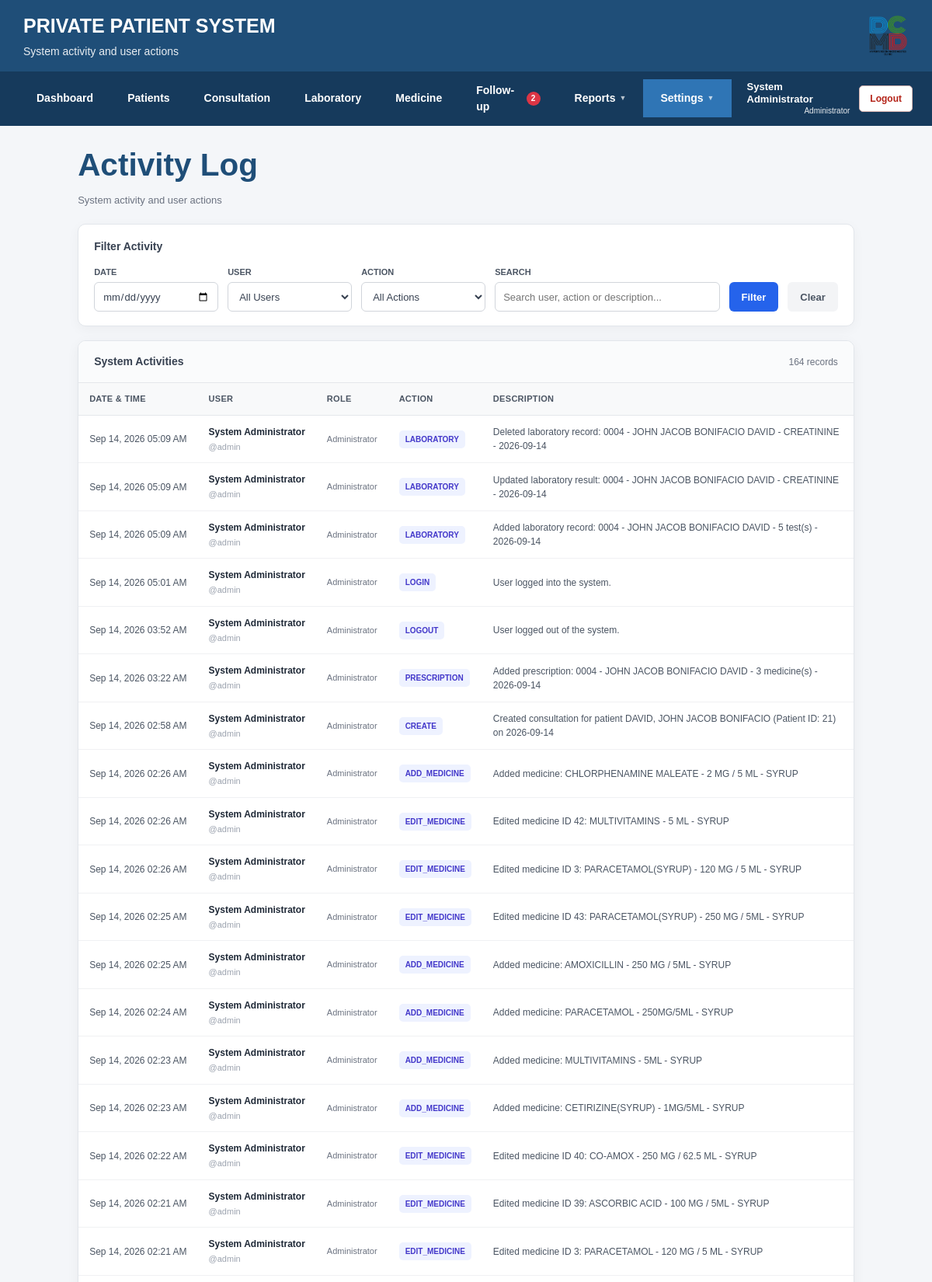
Screenshot of /private_patient_system/activity_logs/index.php (signed in, upper part) with the database file from the repository.
### tables this page shows
CREATE TABLE IF NOT EXISTS `activity_logs` (
  `id` int(11) NOT NULL AUTO_INCREMENT,
  `user_id` int(11) DEFAULT NULL,
  `username` varchar(50) DEFAULT NULL,
  `full_name` varchar(100) DEFAULT NULL,
  `role` varchar(30) DEFAULT NULL,
  `action` varchar(50) NOT NULL,
  `description` text,
  `created_at` timestamp NOT NULL DEFAULT CURRENT_TIMESTAMP,
  PRIMARY KEY (`id`)
);

### private_patient_system/activity_logs/index.php (the view, shortened to what this page needs)
<?php
require_once "../config/database.php";
$filterDate = isset($_GET['date'])
    ? trim($_GET['date'])
    : '';
$filterSearch = isset($_GET['search'])
    ? trim($_GET['search'])
    : '';
$recordsPerPage = 50;
$page = isset($_GET['page'])
    ? intval($_GET['page'])
    : 1;
$offset = ($page - 1) * $recordsPerPage;
$params = array();
$types = "";
$whereSql = "";
$countSql = "
    SELECT COUNT(*) AS total
    FROM activity_logs
    $whereSql
";
$countStmt = $conn->prepare($countSql);
$totalRecords = 0;
if ($countStmt) {
    $countStmt->execute();
    $countResult = $countStmt->get_result();
    if ($countResult) {
        $countRow = $countResult->fetch_assoc();
        $totalRecords = intval($countRow['total']);
    }
}
$sql = "
    SELECT
        id,
        user_id,
        username,
        full_name,
        role,
        action,
        description,
        created_at
    FROM activity_logs
    $whereSql
    ORDER BY created_at DESC
    LIMIT ?, ?
";
$stmt = $conn->prepare($sql);
$result = false;
if ($stmt) {
    $dataParams = $params;
    $dataTypes = $types . "ii";
    $dataParams[] = $offset;
    $dataParams[] = $recordsPerPage;
    $bindParams = array();
    $bindParams[] = $dataTypes;
    foreach ($dataParams as $key => $value) {
        $bindParams[] = &$dataParams[$key];
    }
    call_user_func_array(
        array($stmt, 'bind_param'),
        $bindParams
    );
    $stmt->execute();
    $result = $stmt->get_result();
}
require_once "../includes/header.php";
require_once "../includes/navigation.php";
?>
<div class="activity-wrapper">
    <div class="activity-page-top">
        <div class="page-title">
            <h2>
                Activity Log
            </h2>
        </div>
        <div class="activity-page-subtitle">
            System activity and user actions
        </div>
    </div>
    <div class="activity-filter-card">
        <div class="activity-filter-title">
            Filter Activity
        </div>
        <form method="GET" action="">
            <div class="activity-filter-row">
                <div class="activity-filter-group">
                    <label class="activity-filter-label">
                        Date
                    </label>
                    <input
                        type="date"
                        name="date"
                        class="activity-filter-input"
                        value="<?php echo htmlspecialchars($filterDate); ?>"
                    >
                </div>
                <div class="activity-filter-group">
                    <label class="activity-filter-label">
                        User
                    </label>
                    <select
                        name="user_id"
                        class="activity-filter-select"
                    >
                        <option value="0">
                            All Users
                        </option>
                    </select>
                </div>
                <div class="activity-filter-group">
                    <label class="activity-filter-label">
                        Action
                    </label>
                    <select
                        name="action"
                        class="activity-filter-select"
                    >
                        <option value="">
                            All Actions
                        </option>
                    </select>
                </div>
                <div class="activity-filter-group search-group">
                    <label class="activity-filter-label">
                        Search
                    </label>
                    <input
                        type="text"
                        name="search"
                        class="activity-filter-input"
                        placeholder="Search user, action or description..."
                        value="<?php echo htmlspecialchars($filterSearch); ?>"
                    >
                </div>
                <div>
                    <button
                        type="submit"
                        class="activity-filter-btn primary"
                    >
                        Filter
                    </button>
                </div>
                <div>
                    <a
                        href="index.php"
                        class="activity-filter-btn clear"
                    >
                        Clear
                    </a>
                </div>
            </div>
        </form>
    </div>
    <div class="activity-card">
        <div class="activity-card-header">
            <div class="activity-card-title">
                System Activities
            </div>
            <div class="activity-card-count">
                <?php
                echo number_format($totalRecords);
                ?>
                record<?php echo ($totalRecords == 1) ? '' : 's'; ?>
            </div>
        </div>
        <div class="table-responsive">
            <table class="table activity-table">
                <thead>
                    <tr>
                        <th>
                            Date & Time
                        </th>
                        <th>
                            User
                        </th>
                        <th>
                            Role
                        </th>
                        <th>
                            Action
                        </th>
                        <th>
                            Description
                        </th>
                    </tr>
                </thead>
                <tbody>
                <?php if ($result && $result->num_rows > 0): ?>
                    <?php while ($row = $result->fetch_assoc()): ?>
                        <tr>
                            <td>
                                <div class="activity-date">
                                    <?php
                                    echo date(
                                        "M d, Y h:i A",
                                        strtotime($row['created_at'])
                                    );
                                    ?>
                                </div>
                            </td>
                            <td>
                                <div class="activity-user-name">
                                    <?php
                                    echo htmlspecialchars(
                                        $row['full_name']
                                    );
                                    ?>
                                </div>
                                <div class="activity-user-username">
                                    @<?php
                                    echo htmlspecialchars(
                                        $row['username']
                                    );
                                    ?>
                                </div>
                            </td>
                            <td>
                                <div class="activity-role">
                                    <?php
                                    echo htmlspecialchars(
                                        $row['role']
                                    );
                                    ?>
                                </div>
                            </td>
                            <td>
                                <span class="activity-action">
                                    <?php
                                    echo htmlspecialchars(
                                        $row['action']
                                    );
                                    ?>
                                </span>
                            </td>
                            <td>
                                <div class="activity-description">
                                    <?php
                                    echo htmlspecialchars(
                                        $row['description']
                                    );
                                    ?>
                                </div>
                            </td>
                        </tr>
                    <?php endwhile; ?>
                <?php endif; ?>
                </tbody>
            </table>
        </div>
    </div>
</div>
<?php
require_once "../includes/footer.php";
?>

### private_patient_system/css/style.css (style rules this page uses)
* { box-sizing: border-box; margin: 0; padding: 0; }
html, body { min-height: 100%; }
body { font-family: Arial, Helvetica, sans-serif; background: #f4f6f9; color: #333; line-height: 1.5; min-height: 100vh; display: flex; flex-direction: column; }
.page-title { font-size: 27px; color: #1f4e78; margin-bottom: 25px; font-weight: 700; }
table { width: 100%; border-collapse: collapse; background: white; }
table th { background: #1f4e78; color: white; padding: 12px; text-align: left; font-size: 13px; font-weight: 600; }
table td { padding: 11px 12px; border-bottom: 1px solid #e5e5e5; font-size: 13px; }
input, select, textarea { width: 100%; padding: 10px 12px; border: 1px solid #ced4da; border-radius: 5px; font-family: Arial, Helvetica, sans-serif; font-size: 14px; background: white; }

### private_patient_system/activity_logs/index.php (style rules this page uses)
.activity-wrapper { max-width: 1250px; margin: 0 auto; padding: 20px 20px 40px; }
.activity-page-top { margin-bottom: 20px; }
.activity-page-top .page-title { margin: 0; }
.activity-page-top .page-title h2 { margin: 0; }
.activity-page-subtitle { margin-top: 6px; margin-bottom: 20px; color: #6b7280; font-size: 13px; }
.activity-filter-card { background: #ffffff; border: 1px solid #e2e6eb; border-radius: 10px; padding: 18px 20px; margin-bottom: 18px; box-shadow: 0 4px 16px rgba(0, 0, 0, 0.04); }
.activity-filter-title { font-size: 14px; font-weight: 700; color: #374151; margin-bottom: 14px; }
.activity-filter-row { display: flex; flex-wrap: wrap; gap: 12px; align-items: flex-end; }
.activity-filter-group { flex: 1; min-width: 160px; }
.activity-filter-group.search-group { flex: 2; }
.activity-filter-label { display: block; font-size: 11px; font-weight: 700; color: #4b5563; margin-bottom: 5px; text-transform: uppercase; }
.activity-filter-input, .activity-filter-select { width: 100%; height: 38px; border: 1px solid #d1d5db; border-radius: 6px; padding: 0 10px; font-size: 13px; color: #374151; background: #ffffff; box-sizing: border-box; }
.activity-filter-btn { height: 38px; padding: 0 16px; border-radius: 6px; border: none; font-size: 13px; font-weight: 600; cursor: pointer; }
.activity-filter-btn.primary { background: #2563eb; color: #ffffff; }
.activity-filter-btn.clear { display: inline-flex; align-items: center; justify-content: center; background: #f3f4f6; color: #4b5563; text-decoration: none; }
.activity-card { background: #ffffff; border: 1px solid #e2e6eb; border-radius: 10px; box-shadow: 0 4px 16px rgba(0, 0, 0, 0.05); overflow: hidden; }
.activity-card-header { padding: 16px 20px; background: #fafbfc; border-bottom: 1px solid #e5e7eb; display: flex; justify-content: space-between; align-items: center; }
.activity-card-title { font-size: 14px; font-weight: 700; color: #374151; }
.activity-card-count { font-size: 12px; color: #6b7280; }
.activity-table { margin-bottom: 0; }
.activity-table thead th { background: #f8f9fa; color: #4b5563; font-size: 11px; font-weight: 700; text-transform: uppercase; letter-spacing: 0.3px; padding: 12px 14px; border-bottom: 1px solid #e5e7eb; white-space: nowrap; }
.activity-table tbody td { padding: 12px 14px; font-size: 12px; color: #374151; vertical-align: middle; border-bottom: 1px solid #f0f1f3; }
.activity-date { white-space: nowrap; font-size: 12px; color: #4b5563; }
.activity-user-name { font-weight: 600; color: #1f2937; }
.activity-user-username { font-size: 11px; color: #9ca3af; margin-top: 2px; }
.activity-role { font-size: 11px; color: #6b7280; }
.activity-action { display: inline-block; padding: 4px 8px; border-radius: 5px; background: #eef2ff; color: #4338ca; font-size: 10px; font-weight: 700; white-space: nowrap; }
.activity-description { max-width: 450px; line-height: 1.5; color: #4b5563; }

### rows the page displays
activity_logs: created_at "Sep 14, 2026 05:09 AM", full_name "System Administrator", username "admin", role "Administrator", action "LABORATORY", description "Deleted laboratory record: 0004 - JOHN JACOB BONIFACIO DAVID - CREATININE - 2026-09-14"
activity_logs: created_at "Sep 14, 2026 05:09 AM", full_name "System Administrator", username "admin", role "Administrator", action "LABORATORY", description "Updated laboratory result: 0004 - JOHN JACOB BONIFACIO DAVID - CREATININE - 2026-09-14"
activity_logs: created_at "Sep 14, 2026 05:09 AM", full_name "System Administrator", username "admin", role "Administrator", action "LABORATORY", description "Added laboratory record: 0004 - JOHN JACOB BONIFACIO DAVID - 5 test(s) - 2026-09-14"
activity_logs: created_at "Sep 14, 2026 05:01 AM", full_name "System Administrator", username "admin", role "Administrator", action "LOGIN", description "User logged into the system."
activity_logs: created_at "Sep 14, 2026 03:52 AM", full_name "System Administrator", username "admin", role "Administrator", action "LOGOUT", description "User logged out of the system."
activity_logs: created_at "Sep 14, 2026 03:22 AM", full_name "System Administrator", username "admin", role "Administrator", action "PRESCRIPTION", description "Added prescription: 0004 - JOHN JACOB BONIFACIO DAVID - 3 medicine(s) - 2026-09-14"
activity_logs: created_at "Sep 14, 2026 02:58 AM", full_name "System Administrator", username "admin", role "Administrator", action "CREATE", description "Created consultation for patient DAVID, JOHN JACOB BONIFACIO (Patient ID: 21) on 2026-09-14"
activity_logs: created_at "Sep 14, 2026 02:26 AM", full_name "System Administrator", username "admin", role "Administrator", action "ADD_MEDICINE", description "Added medicine: CHLORPHENAMINE MALEATE - 2 MG / 5 ML - SYRUP"
activity_logs: created_at "Sep 14, 2026 02:26 AM", full_name "System Administrator", username "admin", role "Administrator", action "EDIT_MEDICINE", description "Edited medicine ID 42: MULTIVITAMINS - 5 ML - SYRUP"
activity_logs: created_at "Sep 14, 2026 02:26 AM", full_name "System Administrator", username "admin", role "Administrator", action "EDIT_MEDICINE", description "Edited medicine ID 3: PARACETAMOL(SYRUP) - 120 MG / 5 ML - SYRUP"
activity_logs: created_at "Sep 14, 2026 02:25 AM", full_name "System Administrator", username "admin", role "Administrator", action "EDIT_MEDICINE", description "Edited medicine ID 43: PARACETAMOL(SYRUP) - 250 MG / 5ML - SYRUP"
activity_logs: created_at "Sep 14, 2026 02:25 AM", full_name "System Administrator", username "admin", role "Administrator", action "ADD_MEDICINE", description "Added medicine: AMOXICILLIN - 250 MG / 5ML - SYRUP"
activity_logs: created_at "Sep 14, 2026 02:24 AM", full_name "System Administrator", username "admin", role "Administrator", action "ADD_MEDICINE", description "Added medicine: PARACETAMOL - 250MG/5ML - SYRUP"
activity_logs: created_at "Sep 14, 2026 02:23 AM", full_name "System Administrator", username "admin", role "Administrator", action "ADD_MEDICINE", description "Added medicine: MULTIVITAMINS - 5ML - SYRUP"
activity_logs: created_at "Sep 14, 2026 02:23 AM", full_name "System Administrator", username "admin", role "Administrator", action "ADD_MEDICINE", description "Added medicine: CETIRIZINE(SYRUP) - 1MG/5ML - SYRUP"
activity_logs: created_at "Sep 14, 2026 02:22 AM", full_name "System Administrator", username "admin", role "Administrator", action "EDIT_MEDICINE", description "Edited medicine ID 40: CO-AMOX - 250 MG / 62.5 ML - SYRUP"
activity_logs: created_at "Sep 14, 2026 02:21 AM", full_name "System Administrator", username "admin", role "Administrator", action "EDIT_MEDICINE", description "Edited medicine ID 39: ASCORBIC ACID - 100 MG / 5ML - SYRUP"
activity_logs: created_at "Sep 14, 2026 02:21 AM", full_name "System Administrator", username "admin", role "Administrator", action "EDIT_MEDICINE", description "Edited medicine ID 3: PARACETAMOL - 120 MG / 5 ML - SYRUP"

### other values shown
$pageSubtitle "System activity and user actions"
$followUpDueSoonCount "2"
$loggedInName "System Administrator"
$loggedInRole "Administrator"
$totalRecords "164"
